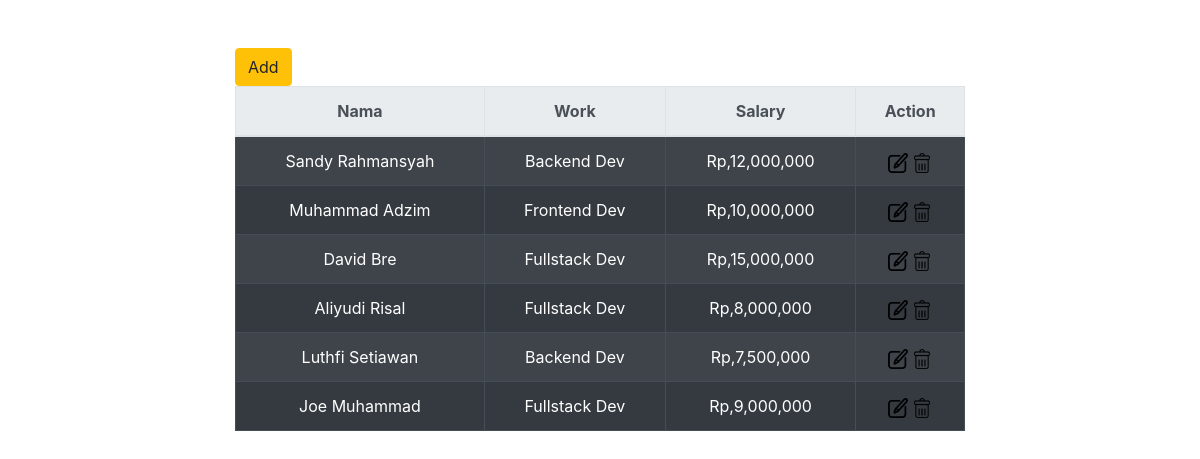
Page /6v2/index.php on the committed database.
### tables this page shows
CREATE TABLE `karyawan` (
  `id` int(10) NOT NULL,
  `name` varchar(100) NOT NULL,
  `work` varchar(100) NOT NULL,
  `salary` int(10) NOT NULL
);

### 6v2/koneksi.php (called while the page is built, shortened)
<?php
    function rupiah($nilai = 0){
        $string = "Rp," . number_format($nilai);
        return $string;
    }
?>

### 6v2/main.php (the view)
<?php
	include_once("koneksi.php");
?>
<thead class="thead-light" align="center">
	<tr>
		<th>Nama</th>
		<th>Work</th>
		<th>Salary</th>
		<th>Action</th>
	</tr>
</thead>
<tbody align="center">
	<?php
		$query = mysqli_query($koneksi, "SELECT * FROM karyawan");
		while($row=mysqli_fetch_array($query)){
			echo "<tr>
					<td>$row[name]</td>
					<td>$row[work]</td>
					<td>".rupiah($row["salary"])."</td>
					<td><a href='formedit.php?id=$row[id]'><img src='assets/eddit.png' width='20px'/></a>
						<a href='prosesHapus.php?id=$row[id]'><img src='assets/hapus.png' width='20px' /></a>
					</td>
				</tr>";
		}
	?>
</tbody>

### 6v2/index.php (shortened to what this page needs)
<?php
	include_once("koneksi.php");
?>
<!DOCTYPE html>
<html>
	<head>
		<link rel="stylesheet" type="text/css" href="assets/bootstrap-4.3.1-dist/css/bootstrap.min.css">
	</head>
	<body>
		<div class="container">
			<div class="row mt-5">
				<div class="col-md-8 offset-md-2">
					<div class="table-responsive">
						<a href="#" align="right"><button class="btn btn-warning" type="button" data-target="#myModal" data-toggle="modal">Add</button></a>
						<table class="table table-bordered table-striped table-hover table-dark">
							<?php
								include ("main.php");
							?>
						</table>
					</div>
				</div>
			</div>
		</div>
	</body>
</html>

### rows in the picture
karyawan: name "Sandy Rahmansyah", work "Backend Dev", salary "Rp,12,000,000"
karyawan: name "Muhammad Adzim", work "Frontend Dev", salary "Rp,10,000,000"
karyawan: name "David Bre", work "Fullstack Dev", salary "Rp,15,000,000"
karyawan: name "Aliyudi Risal", work "Fullstack Dev", salary "Rp,8,000,000"
karyawan: name "Luthfi Setiawan", work "Backend Dev", salary "Rp,7,500,000"
karyawan: name "Joe Muhammad", work "Fullstack Dev", salary "Rp,9,000,000"
